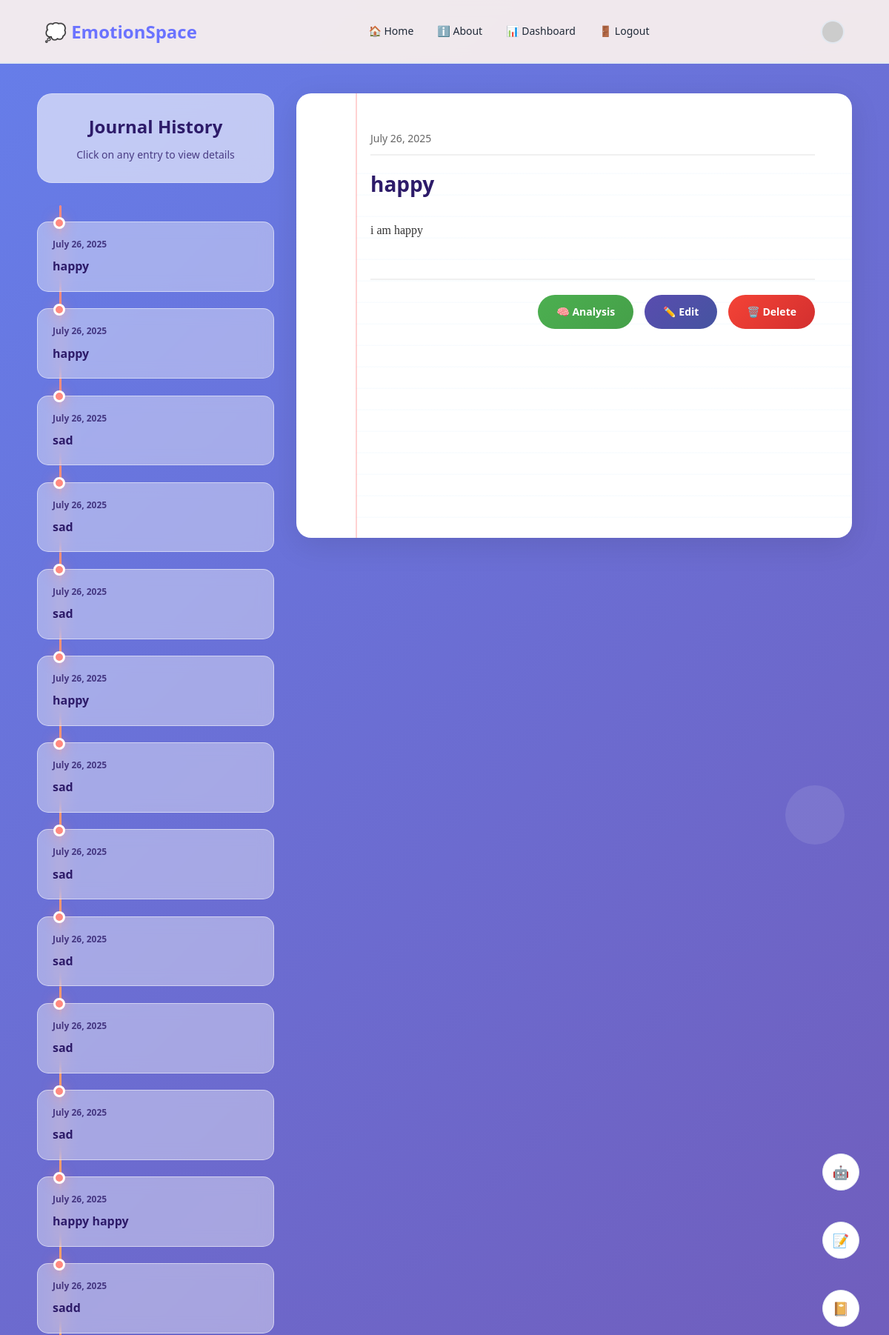
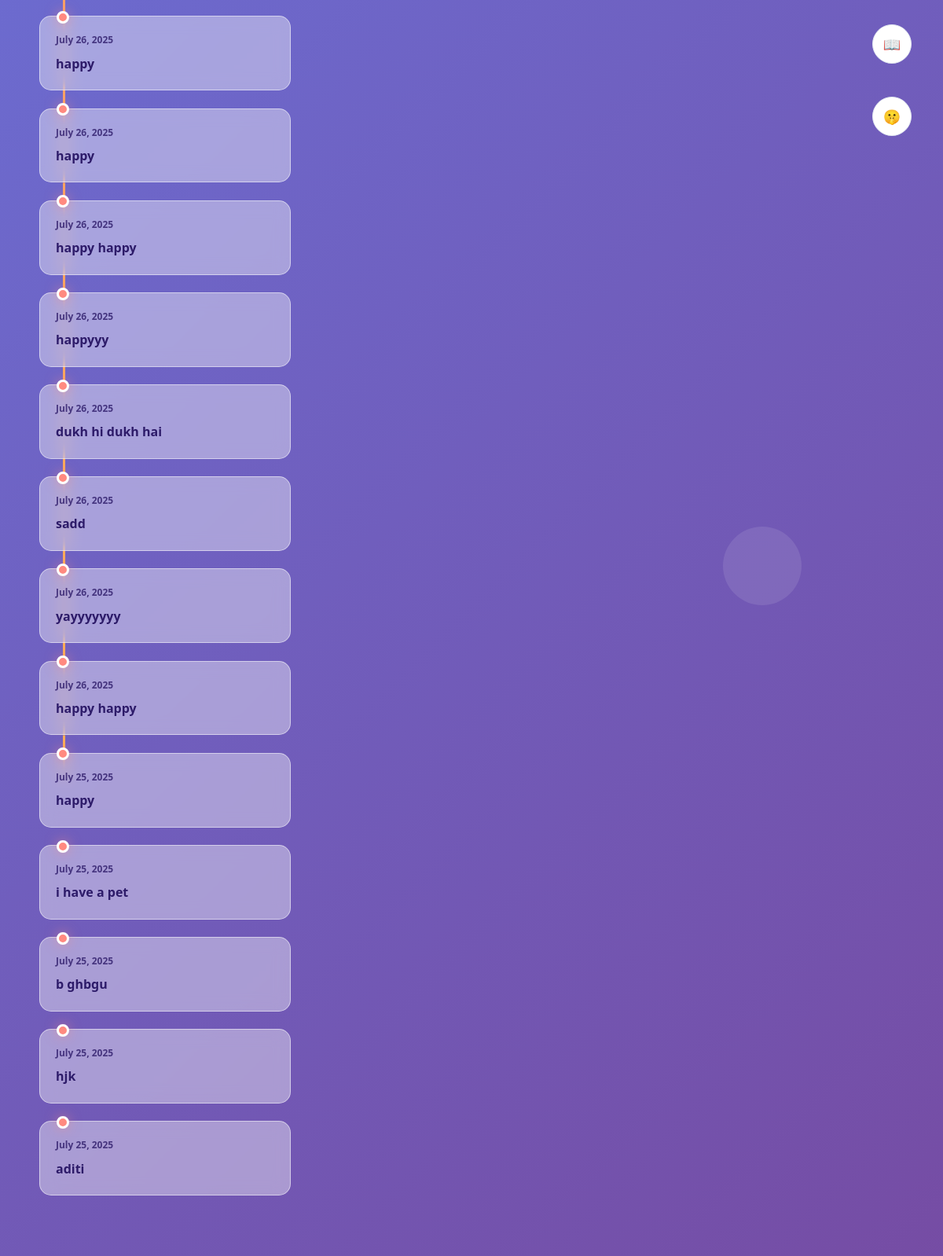
The app's page /journal/read_journal/ (signed in, upper part) with its own data (2 pictures, top to bottom).
### journal/models.py (models this page shows, shortened)
class Journal(models.Model):
    user = models.ForeignKey(User, on_delete=models.CASCADE)
    created_at = models.DateTimeField(auto_now_add=True)
    topic = models.CharField(max_length=100)
    entry = models.TextField()
    is_edited = models.BooleanField(default=False)
    date = models.DateField(default=timezone.now)
    joy = models.FloatField(null=True, blank=True)
    sad = models.FloatField(null=True, blank=True)
    neutral = models.FloatField(null=True, blank=True)
    ai_insight = models.JSONField(null=True, blank=True)

### journal/views.py (the view)
# urls.py: path('read_journal/',views.read_journal,name="read_journals"),
@login_required
def read_journal(request,entry_id=None):
    all_journals = Journal.objects.filter(user=request.user).order_by('-created_at')
    selected_entry = None
    if entry_id:
        selected_entry = Journal.objects.get(id=entry_id, user=request.user)
    elif all_journals.exists():
        selected_entry = all_journals[0]
    return render(request, 'journal/read_journal.html', {'all_journals': all_journals,'selected_entry': selected_entry})

### templates/journal/read_journal.html (shortened to what this page needs)
{% extends 'base.html' %}
{% block body %}
  <link href="https://cdnjs.cloudflare.com/ajax/libs/font-awesome/6.0.0/css/all.min.css" rel="stylesheet" />
  <div class="bg-elements">
    <div class="floating-shape shape2"></div>
    <div class="floating-shape shape3"></div>
  </div>
  <div class="main-container">
    <div class="timeline-section">
      <div class="timeline-header">
        <h2>Journal History</h2>
        <p>Click on any entry to view details</p>
      </div>
      <div class="timeline-container">
        <div class="timeline-path"></div>
        {% for j in all_journals %}
          <a href="{% url 'read_journal' j.id %}" class="timeline-item active">
            <div class="timeline-dot"></div>
            <div class="timeline-card">
              <div class="timeline-date">{{ j.date }}</div>
              <div class="timeline-topic">{{ j.topic }}</div>
            </div>
          </a>
        {% endfor %}
      </div>
    </div>
    <div class="paper-section">
      <div class="paper-container">
        {% if selected_entry %}
          <div class="paper-content">
            <div class="entry-date-display">{{ selected_entry.created_at|date:'F j, Y' }}</div>
            <div class="entry-topic-display">{{ selected_entry.topic }}</div>
            <div class="entry-content-display">{{ selected_entry.entry }}</div>
            <div class="paper-actions">
              <a class="action-button analysis-button" href="{% url 'journal_analysis' selected_entry.id %}">🧠 Analysis</a>
              <a class="action-button edit-button" href="{% url 'edit_journal' selected_entry.id %}">✏️ Edit</a>
              <a class="action-button delete-button" href="{% url 'delete_journal' selected_entry.id %}">🗑️ Delete</a>
            </div>
          </div>
        {% else %}
          <div class="paper-content">Select any journal from the history to view.</div>
        {% endif %}
      </div>
    </div>
  </div>
{% endblock %}

### templates/base.html (style rules this page uses)
:root { --primary-color: #6b73ff; --secondary-color: #7c3aed; --accent-color: #06d6a0; --success-color: #10b981; --warning-color: #f59e0b; --text-primary: #1f2937; --text-secondary: #4b5563; --text-light: #9ca3af; --bg-primary: #f8fafc; --bg-secondary: #ffffff; --bg-tertiary: #f1f5f9; --card-bg: #ffffff; --border-light: #e2e8f0; --border-medium: #cbd5e1; --border-dark: #64748b; }
* { margin: 0; padding: 0; box-sizing: border-box; }
body { font-family: 'Inter', -apple-system, BlinkMacSystemFont, 'Segoe UI', Roboto, sans-serif; line-height: 1.6; color: var(--text-primary); background: var(--bg-primary); font-size: 14px; overflow-x: hidden; margin: 0; }
html, body { height: 100%; margin: 0; padding: 0; box-sizing: border-box; }

### records on screen
Journal: date "July 26, 2025", topic "happy", created_at "July 26, 2025", entry "i am happy"
Journal: date "July 26, 2025", topic "happy"
Journal: date "July 26, 2025", topic "sad"
Journal: date "July 26, 2025", topic "sad"
Journal: date "July 26, 2025", topic "sad"
Journal: date "July 26, 2025", topic "happy"
Journal: date "July 26, 2025", topic "sad"
Journal: date "July 26, 2025", topic "sad"
Journal: date "July 26, 2025", topic "sad"
Journal: date "July 26, 2025", topic "sad"
Journal: date "July 26, 2025", topic "sad"
Journal: date "July 26, 2025", topic "happy happy"
Journal: date "July 26, 2025", topic "sadd"
Journal: date "July 26, 2025", topic "happy"
Journal: date "July 26, 2025", topic "happy"
Journal: date "July 26, 2025", topic "happy happy"
Journal: date "July 26, 2025", topic "happyyy"
Journal: date "July 26, 2025", topic "dukh hi dukh hai"
Journal: date "July 26, 2025", topic "sadd"
Journal: date "July 26, 2025", topic "yayyyyyyy"
Journal: date "July 26, 2025", topic "happy happy"
Journal: date "July 25, 2025", topic "happy"
Journal: date "July 25, 2025", topic "i have a pet"
Journal: date "July 25, 2025", topic "b ghbgu"
Journal: date "July 25, 2025", topic "hjk"
Journal: date "July 25, 2025", topic "aditi"
